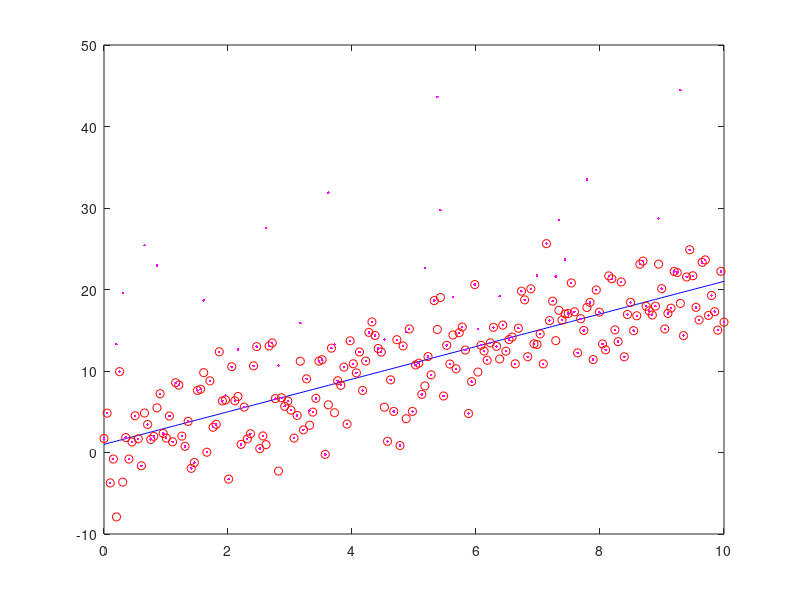

Recreate this plot in MATLAB. (Note: this script raises an error after producing the figure.)
%% cvx-test
% Kjartan Halvorsen
% 2015-10-29

% Generate a signal according to a simple linear model y=ax+b. We will
% estimate a and b from noisy measurements.
a0 = 2;
b0 = 1;
N = 200;
x = linspace(0,10,N)';
unos = ones(size(x));
y0 = a0*x + b0*unos; 

% Add some noise
% First white gaussian noise
sgma = 4;
yg = y0 + sgma*randn(size(y0));

% Then also with bernoulli-gaussian noise
p_outlier = 0.1; % Probability of outlier
n_a = sgma*4;     % Amplitude of outlier
bg_noise = abs(n_a*randn(size(y0)));
bg_noise(find(rand(size(y0)) > p_outlier)) = 0;

ybg = yg + bg_noise;

figure(1)
clf
plot(x, y0, 'b')
hold on
plot(x, yg, 'ro')
plot(x, ybg, 'm.')

%% Least squares estimate of parameters a and b

% First Least-squares, also known as l2-minimization:
%    minimize_{a,b}  f(a,b) = 1/2 ||y - (a*x+b)||_2
% which can be written
%    minimize_{e,a,b} 1/2 ||e||_2
%    such that   e = y - (a*x+b*1),
%   1 is a column vector of ones.

% The solution is found by taking the derivative of the criterion function
% and setting equal to zero:
% Let z = [a;b] be the variables in the problem
%    d/dx 1/2 ||e||_2 = d/dx 1/2 e'*e = e' * d/x e = e' * [-x, -1] = (y-(a*x-b*1))' * [-x, -1] = 0
%    => 2 equations
%    (1) -y'*x + a*x'*x + b*1'*x = 0 (scalar)
%    (2) -y'*1 + a*x'*1 + b*1'*1 = 0 (scalar)
%    Write (1) and (2) as linear equations in a and b:
%    [x'*x  x'*1  ] * [a;b] = [x'*y']
%    [1'*x  1'*1  ]           [1'*y']
%    [x 1]' * [x 1] * [a;b] = [x 1]'*y
%     A'*A * x = A'*y
A = [x unos];
zhat2m = A\ybg  % Least squares solution using matlab's builtin solver
zhat2n = inv(A'*A)*A'*ybg % Solve directly (should be avoided because of numerical issues)
a2 = zhat2m(1);
b2 = zhat2m(2);
sprintf('True parameters: a=%f, b=%f', a0, b0)
sprintf('Least squares estimates: a=%f, b=%f', a2, b2)


% The same problem solved with cvx
cvx_begin
    variable z2(2)
    minimize( norm(A*z2-ybg) )
cvx_end
sprintf('Least squares estimates (cvx): a=%f, b=%f', z2(1), z2(2))

% Plot of residuals
e2 = ybg - (a2*x + b2*unos);
figure(2)
clf
hist(e2, 50)

% Plot regression line
figure(1)
l2r = plot(x, a2*x + b2*unos, 'g', 'linewidth', 2)

%% L1-minimization
% Instead of minimizing the sum of square of the residuals or the l2-norm (which is what
% least squares does), we can minimize the absolute value of the residuals
% instead. This is the same as minimizing the l1-norm of the residuals. 
% This cannot be done in closed form. However, the problem is a convex optimization problem and 
% can be solved fast and (extremely) simply with cvx:

cvx_begin
    variable z1(2)
    minimize( norm(A*z1-ybg, 1) ) % Note the 1!
cvx_end
a1 = z1(1);
b1 = z1(2);
sprintf('l1-minimizaion estimates (cvx): a=%f, b=%f', a1, b1)

% Plot of residuals
e1 = ybg - (a1*x + b1*unos);
figure(3)
hist(e1, 50)

% Plot regression line
figure(1)
l1r = plot(x, a1*x + b1*unos, 'c', 'linewidth', 2)

%% L1 - regularization
% Let's go back to the model. We had
%   y = ax + b + v + w,
% where v is a white Gaussian noise and w is a sparse vector (meaning most of its elements are zer)
% with outliers (Bernoulli-Gaussian noise in this case).
% Write the model as
%    y-(ax+b)-w = v
% If we know the outlier vector w, we can subtract this and get a residual
% vector which is Gaussian. Such a vector is best minimized using least
% squares. 
% This leads us to the following optimization problem
%   minimize 0.5 * (y - (ax + b) - w)'*(y - (ax + b) - w)   +   gamma*||w||_1
% with optimization variables z=[a;b;w].
% Including the l1-norm of w in the criterion is a powerful trick. The
% l1-norm will make sure the w vector is sparse, depending on the tuning
% variable gamma. With gamma=0, then w will not be sparse and it will contain the 
% residuals for the least squares solution to the original problem.
% Write the problem as 
%   minimize  0.5*(AA*z - y)'*(AA*z - y) + gamma* ||C*z||_1, 
% where
%   AA = [A I_n] (N x (2+N)), and
%    C = [0 I_n] ( N x (2+N))
%
% The criterion is actually is equivalent to 
%   minimize  norm(AA*z - y)) + gamma2* ||C*z||_1, 
% but with a different value of gamma2.
%
% if we know that the white gaussian noise has a certain variance (or
% covariance if it's multicariable), then the quadratic term in our
% minimzation problem can be weighted by the inverse of this variance. This
% gives
%   minimize  0.5*(AA*z - y)'*W*(AA*z - y) + gamma * ||C*z||_1, 
% or, equivalently
%   minimize  norm(sqrt(W)*(AA*z - y)) + gamma2 * ||C*z||_1, 
%
% where W is the inverse of the covariance matrix for the noise vector v. Since this noise
% is white (uncorrelated) and time invariant with variance sgma^2, 
% W is a diagonal matrix with 1/sgma^2 on the diagonal. The criterion can
% then be written 
%   minimize  norm((1/sgma)*(AA*z - y)) + gamma2* ||C*z||_1, 
%  

AA = [A eye(N)];
C = [zeros(N,2) eye(N)]; 
gamma = 0.5;
%gamma2 = 0.04;
cvx_begin
    variable zl1(2+N)
    minimize( (0.5/sgma^2)*(AA*zl1 -ybg)'*(AA*zl1 -ybg) + gamma*norm(C*zl1, 1))
    %minimize( norm( (1/sgma)*(AA*zl1 -ybg) ) + gamma2*norm(C*zl1, 1) )
cvx_end
al1 = zl1(1);
bl1 = zl1(2);
w = zl1(3:N+2);
tol = 1e-6;
outliers = find(abs(w) > tol);

sprintf('l1-regularized least squares estimates (cvx): a=%f, b=%f', al1, bl1)
sprintf('Number of outliers: %d', length(outliers))
max(w)

% Plot histogram of residuals
el1 = ybg - (al1*x + bl1*unos + w);
figure(4)
hist(el1, 50)

% Plot regression line and identify outliers
figure(1)
l1rr = plot(x, al1*x + bl1*unos, 'y', 'linewidth', 2)
for i=find(abs(w)>tol)
  plot(x(i), al1*x(i) + bl1 + w(i), 'yo')
end

%% L1-regularization as a Quadratic Programming problem
%
% By inroducing w=wp-wm, withe wp and wm non-negative we can write the l1-regularization problem
%   minimize  0.5(Ax + w -y)'W(Ax + w - y)  + gamma ||w||_1
% as 
%   minimize 0.5*([A I -I]*[x;wp;wm] - y)'*W*([A I -I]*[x;wp;wm] - y) 
%               + gamma*(sum(wp) + sum(wm) )
%   subject to
%              wp >= 0
%              wm >= 0
% This problem has the form
%    minimize z'*Q*z + c'z
%    subject to
%             Fz >= 0
% with z = [x;wp;wm]:
% Write the criterion function as 
%    0.5(B*z-y)̈́'*W*(B*z-y) + gamma*[0 I I]*z  
%           = 0.5*z'*B'*W*B*z - y'*W*B*z + 0.5*y'*W*y + gamma*[0  I I ] z
% Since the term 0.5*y'*W*y does not depend on z, we can eliminate it from the
% criterion function and obtain
%    minimize 0.5*z'*B'*W*B*z + (-y'*W*B + gamma*[0  I I ])* z
%                   = z'* Q * z + c'*z
%    subject to
%             [0 I 0;
%              0 0 I] * z >= 0
gamma = 0.05;
B = [A eye(N) -eye(N)];
Q = (0.5/sgma^2)*B'*B;
cc = -ybg'*B/sgma^2 + gamma*[zeros(1,2) ones(1,2*N)];
F = [zeros(N,2) eye(N) zeros(N,N); zeros(N,2) zeros(N,N) eye(N)];
cvx_begin
   variable zqp(2+2*N,1)
   minimize( cc*zqp + zqp'*Q*zqp )
   subject to
        F*zqp >= 0;
        
cvx_end

aqp = zqp(1);
bqp = zqp(2);
wp = zqp(3:N+2);
wm = zqp(N+3:2*N+2);
w = wp - wm;
tol = 1e-6;
outliers = find(abs(w) > tol);

sprintf('l1-regularized least squares as QP (cvx): a=%f, b=%f', aqp, bqp)
sprintf('Number of outliers: %d', length(outliers))
max(w)

% Plot histogram of residuals
eqp = ybg - (aqp*x + bqp*unos + w);
figure(5)
hist(eqp, 50)

% Plot regression line and identify outliers
figure(1)
l1pqr = plot(x, aqp*x + bqp*unos, 'b', 'linewidth', 2);
for i=find(abs(w)>tol)
  plot(x(i), aqp*x(i) + bqp + w(i), 'bo')
end
legend([l2r, l1r, l1rr, l1pqr], 'Least-squares', 'l1-minimization', 'l1-regularization', 'l1-reg as QP')
